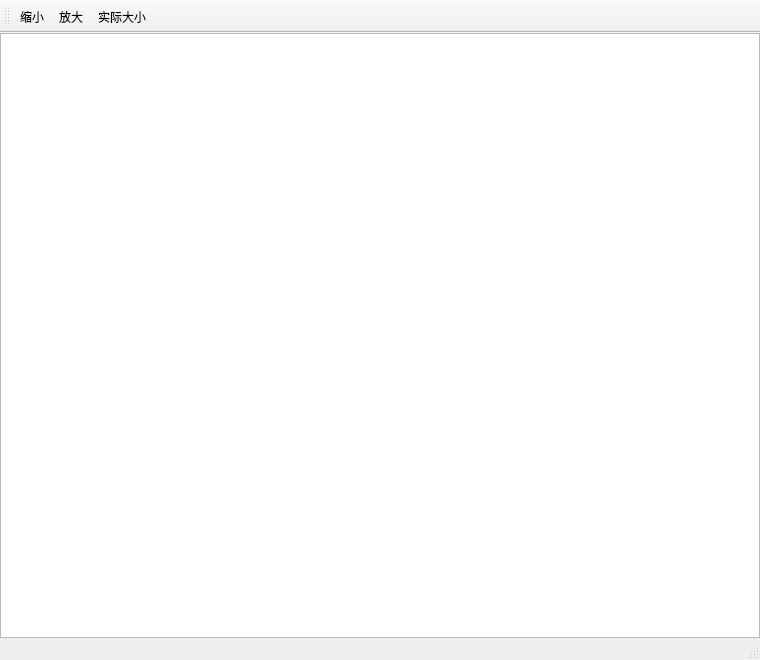
<?xml version="1.0" encoding="UTF-8"?>
<ui version="4.0">
 <class>MainWindow</class>
 <widget class="QMainWindow" name="MainWindow">
  <property name="geometry">
   <rect>
    <x>0</x>
    <y>0</y>
    <width>760</width>
    <height>660</height>
   </rect>
  </property>
  <property name="windowTitle">
   <string>Word 文档</string>
  </property>
  <widget class="QWidget" name="centralWidget">
   <layout class="QGridLayout" name="gridLayout">
    <property name="leftMargin">
     <number>0</number>
    </property>
    <property name="topMargin">
     <number>0</number>
    </property>
    <property name="rightMargin">
     <number>0</number>
    </property>
    <property name="bottomMargin">
     <number>0</number>
    </property>
    <item row="0" column="0">
     <widget class="QTextBrowser" name="textBrowser">
      <property name="lineWrapMode">
       <enum>QTextEdit::WidgetWidth</enum>
      </property>
     </widget>
    </item>
   </layout>
  </widget>
  <widget class="QToolBar" name="mainToolBar">
   <property name="windowTitle">
    <string>工具栏</string>
   </property>
   <attribute name="toolBarArea">
    <enum>TopToolBarArea</enum>
   </attribute>
   <attribute name="toolBarBreak">
    <bool>false</bool>
   </attribute>
   <addaction name="actionZoomOut"/>
   <addaction name="actionZoomIn"/>
   <addaction name="actionZoomReset"/>
  </widget>
  <widget class="QStatusBar" name="statusBar"/>
  <action name="actionZoomOut">
   <property name="text">
    <string>缩小</string>
   </property>
   <property name="toolTip">
    <string>缩小字号（Ctrl+-）</string>
   </property>
   <property name="shortcut">
    <string>Ctrl+-</string>
   </property>
  </action>
  <action name="actionZoomIn">
   <property name="text">
    <string>放大</string>
   </property>
   <property name="toolTip">
    <string>放大字号（Ctrl+=）</string>
   </property>
   <property name="shortcut">
    <string>Ctrl+=</string>
   </property>
  </action>
  <action name="actionZoomReset">
   <property name="text">
    <string>实际大小</string>
   </property>
   <property name="toolTip">
    <string>恢复默认字号（Ctrl+0）</string>
   </property>
   <property name="shortcut">
    <string>Ctrl+0</string>
   </property>
  </action>
 </widget>
 <layoutdefault spacing="6" margin="11"/>
 <resources/>
 <connections/>
</ui>
